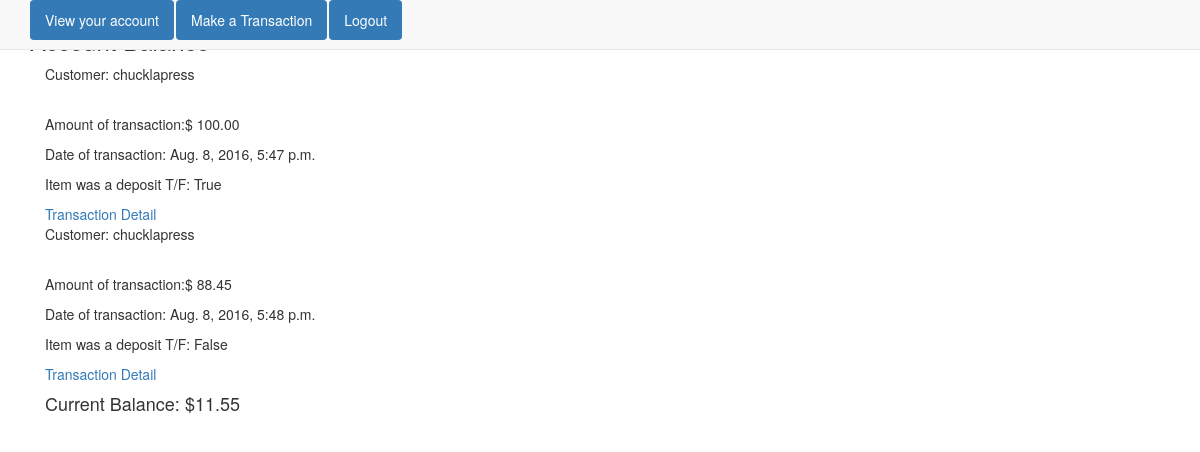
The page /balance/ (signed in) on the database as committed earlier.
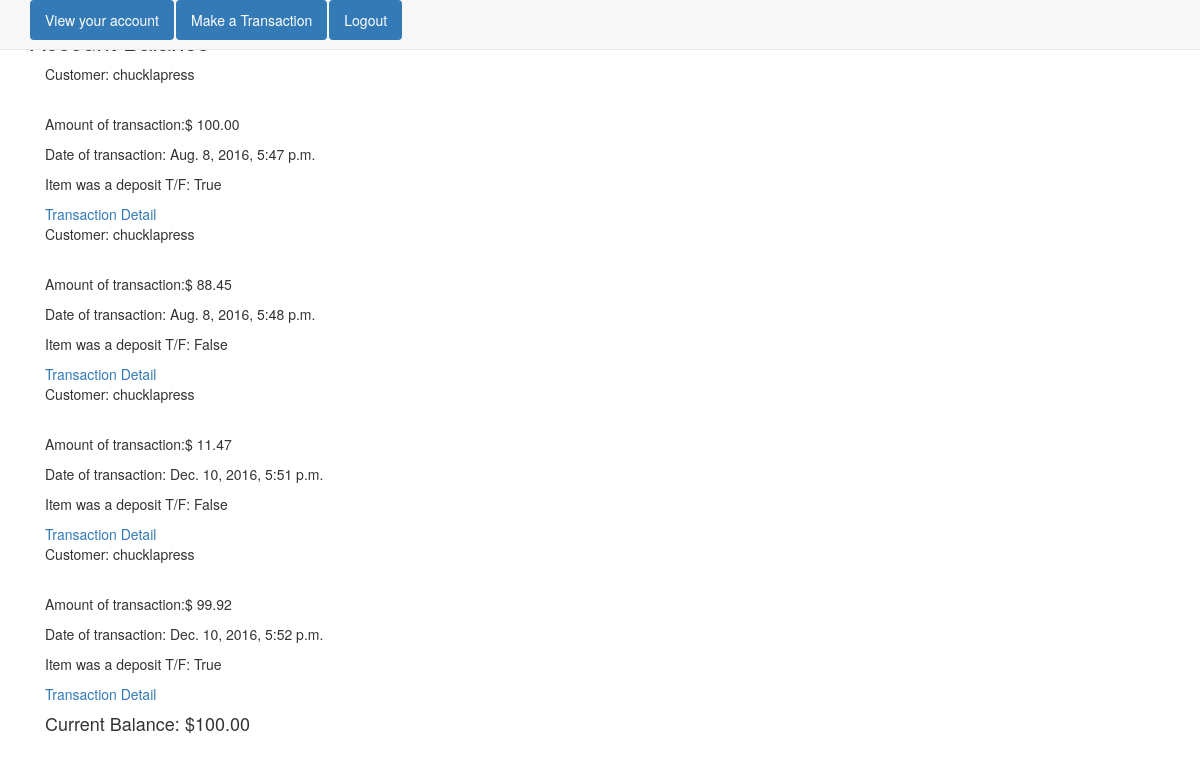
The same page on the database as committed later.
### ironapp/models.py (models this page shows, shortened)
class AcctBalance(models.Model):
    account_number = models.IntegerField()
    entry = models.DecimalField(max_digits=19, decimal_places=2)
    is_deposit = models.BooleanField(default=1)
    date = models.DateTimeField(default=datetime.now, blank=True)
    customer = models.ForeignKey('auth.User')
    memo_or_note = models.CharField(max_length=35)
    is_transfer = models.BooleanField(default=False)

### ironapp/views.py (the view)
# urls.py: url(r'^balance/$', AccountView.as_view(), name="acct_bal_view"),
class AccountView(LoginRequiredMixin, ListView):
    login_url = "/login/"
    template_name = "acctbalance_form.html"
    model = AcctBalance
    def get_queryset(self):
        return AcctBalance.objects.filter(customer=self.request.user)
    def get_context_data(self,**kwargs):
        context = super().get_context_data(**kwargs)
        self.is_balance = is_balance(self.request.user)
        context["balance"] = self.is_balance
        return context

### ironapp/views.py (called while the page is built)
def is_balance(user):
    transactions = AcctBalance.objects.filter(customer=user)
    balance = 0
    for items in transactions:
        if items.is_deposit == True:
            balance += items.entry
        elif items.is_deposit == False:
            balance -= items.entry
        elif items.is_transfer == True:
            balance -= items.entry
            if balance >0:
                print("This transaction is not supported")
    return balance

### templates/acctbalance_form.html
{% extends 'base.html' %}
{% load staticfiles %}
{% block content %}
<h3>Account Balance</h3>
<div class="container">
    {% for item in object_list %}
        <p>Customer: {{ item.customer }}</p>
        <br>
        <p>Amount of transaction:$ {{ item.entry }}</p>
        <p>Date of transaction: {{ item.date }}</p>
        <P>Item was a deposit T/F: {{ item.is_deposit }}</P>
        <a href= "{% url 'account_detail_view' item.pk %}">Transaction Detail</a>
    {% endfor %}
<h4>Current Balance: ${{balance}}</h4>
</div>
{% endblock %}

### templates/base.html (shortened to what this page needs)
{% load staticfiles %}
<!DOCTYPE html>
<html lang="en">
<head>
        <link rel = "stylesheet" href ={% static "ironapp/css/bootstrap.css"%}>
        <nav class="navbar navbar-default navbar-fixed-top">
        <div class="container">
          <ul class="nav nav-pills">
            {% if user.is_authenticated %}
            <li role="presentation" class="active"><a href= "{% url 'acct_bal_view' %}">View your account</a></li>
            <li role="presentation" class="active"><a href= "{% url 'open_acct_view' %}">Make a Transaction</a></li>
            <li role="presentation" class="active"><a href="{%url 'logout_view'%}?next=/">Logout</a></li>
            {% else %}
            <li role="presentation" class="active"><a href="{% url 'index_view'%}">Home</a></li>
            <li role="presentation" class="active"><a href= "{% url 'sign_up_view' %}">Sign up a new account</a></li>
            <li role="presentation" class="active"><a href="{%url 'login'%}">Login to your account</a></li>
            {% endif %}
          </div></nav>
</head>
<body>
  <div class="container">
{%block content%}{% endblock %}
</div>
</body>
</html>

Rows that differ between the two databases and show on the page:
added AcctBalance: customer "chucklapress", entry "11.47", date "Dec. 10, 2016, 5:51 p.m.", is_deposit "False"
added AcctBalance: customer "chucklapress", entry "99.92", date "Dec. 10, 2016, 5:52 p.m.", is_deposit "True"
Other text that changed with them:
{{ balance }}: "11.55" → "100.00"
